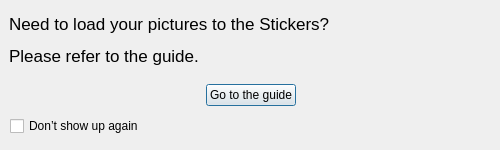
<?xml version="1.0" encoding="UTF-8"?>
<ui version="4.0">
 <class>HelpTipDialog</class>
 <widget class="QDialog" name="HelpTipDialog">
  <property name="geometry">
   <rect>
    <x>0</x>
    <y>0</y>
    <width>500</width>
    <height>150</height>
   </rect>
  </property>
  <property name="minimumSize">
   <size>
    <width>500</width>
    <height>150</height>
   </size>
  </property>
  <property name="maximumSize">
   <size>
    <width>500</width>
    <height>150</height>
   </size>
  </property>
  <property name="windowTitle">
   <string>Tips</string>
  </property>
  <widget class="QWidget" name="verticalLayoutWidget">
   <property name="geometry">
    <rect>
     <x>10</x>
     <y>80</y>
     <width>481</width>
     <height>60</height>
    </rect>
   </property>
   <layout class="QVBoxLayout" name="verticalLayout">
    <item>
     <layout class="QHBoxLayout" name="horizontalLayout">
      <item>
       <spacer name="horizontalSpacer_2">
        <property name="orientation">
         <enum>Qt::Horizontal</enum>
        </property>
        <property name="sizeHint" stdset="0">
         <size>
          <width>40</width>
          <height>20</height>
         </size>
        </property>
       </spacer>
      </item>
      <item>
       <widget class="QPushButton" name="pushButton">
        <property name="sizePolicy">
         <sizepolicy hsizetype="Fixed" vsizetype="Fixed">
          <horstretch>0</horstretch>
          <verstretch>0</verstretch>
         </sizepolicy>
        </property>
        <property name="text">
         <string>Go to the guide</string>
        </property>
       </widget>
      </item>
      <item>
       <spacer name="horizontalSpacer">
        <property name="orientation">
         <enum>Qt::Horizontal</enum>
        </property>
        <property name="sizeHint" stdset="0">
         <size>
          <width>40</width>
          <height>20</height>
         </size>
        </property>
       </spacer>
      </item>
     </layout>
    </item>
    <item>
     <widget class="QCheckBox" name="checkBox">
      <property name="sizePolicy">
       <sizepolicy hsizetype="Minimum" vsizetype="Fixed">
        <horstretch>21</horstretch>
        <verstretch>16</verstretch>
       </sizepolicy>
      </property>
      <property name="text">
       <string>Don’t show up again</string>
      </property>
     </widget>
    </item>
   </layout>
  </widget>
  <widget class="QLabel" name="label">
   <property name="geometry">
    <rect>
     <x>9</x>
     <y>10</y>
     <width>481</width>
     <height>61</height>
    </rect>
   </property>
   <property name="text">
    <string>&lt;!DOCTYPE HTML PUBLIC &quot;-//W3C//DTD HTML 4.0//EN&quot; &quot;http://www.w3.org/TR/REC-html40/strict.dtd&quot;&gt;
&lt;html&gt;&lt;head&gt;&lt;meta name=&quot;qrichtext&quot; content=&quot;1&quot; /&gt;&lt;style type=&quot;text/css&quot;&gt;
p, li { white-space: pre-wrap; }
&lt;/style&gt;&lt;/head&gt;&lt;body style=&quot; font-family:'.AppleSystemUIFont'; font-size:13pt; font-weight:400; font-style:normal;&quot;&gt;
&lt;p style=&quot; margin-top:12px; margin-bottom:12px; margin-left:0px; margin-right:0px; -qt-block-indent:0; text-indent:0px;&quot;&gt;Need to load your pictures to the Stickers? &lt;/p&gt;
&lt;p style=&quot; margin-top:12px; margin-bottom:12px; margin-left:0px; margin-right:0px; -qt-block-indent:0; text-indent:0px;&quot;&gt;Please refer to the guide.&lt;/p&gt;&lt;/body&gt;&lt;/html&gt;</string>
   </property>
   <property name="textFormat">
    <enum>Qt::AutoText</enum>
   </property>
  </widget>
 </widget>
 <resources/>
 <connections/>
</ui>
